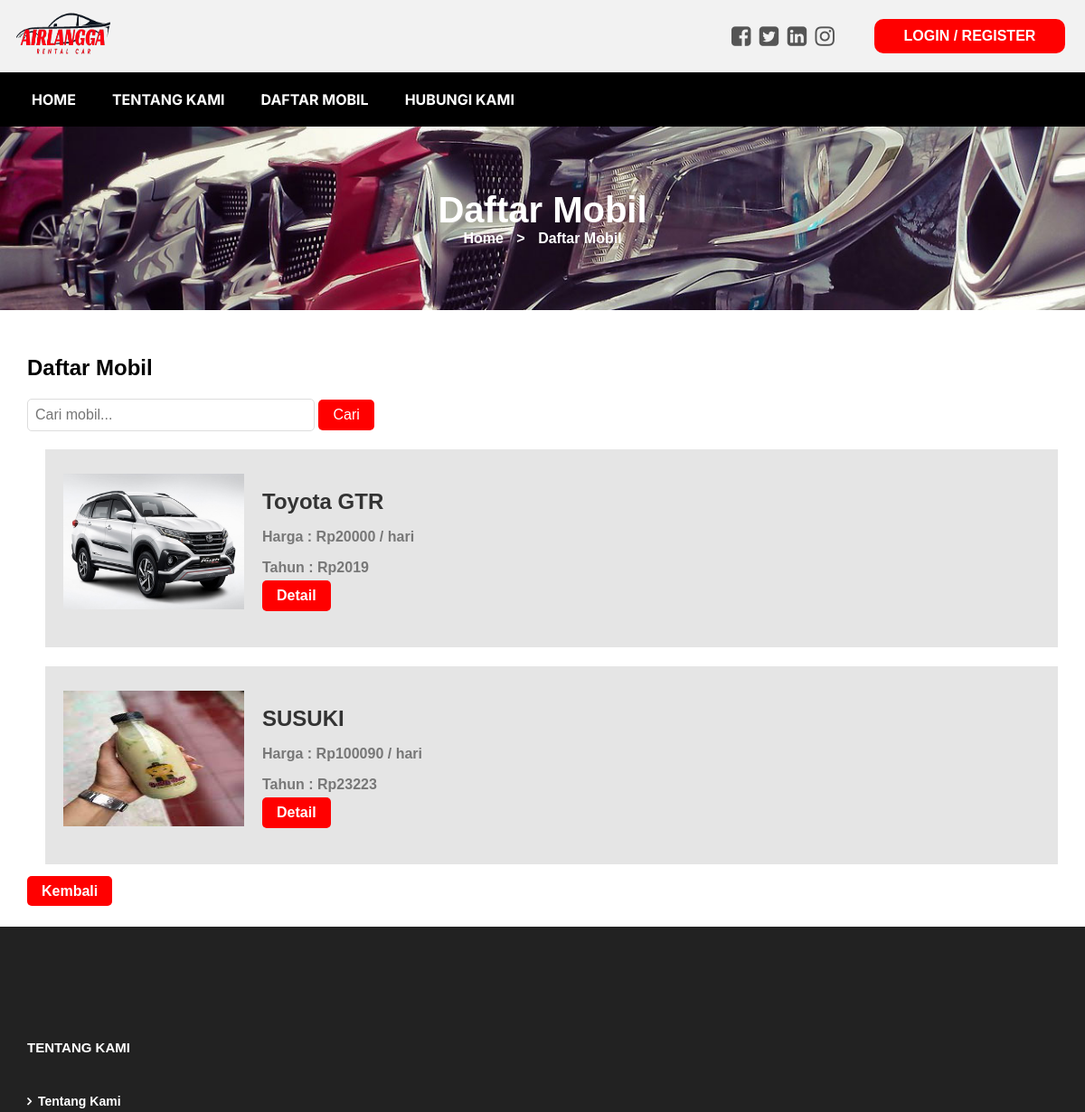
Before: /airlangga_rent/mobil/daftar_mobil.php (upper part) with the older database file.
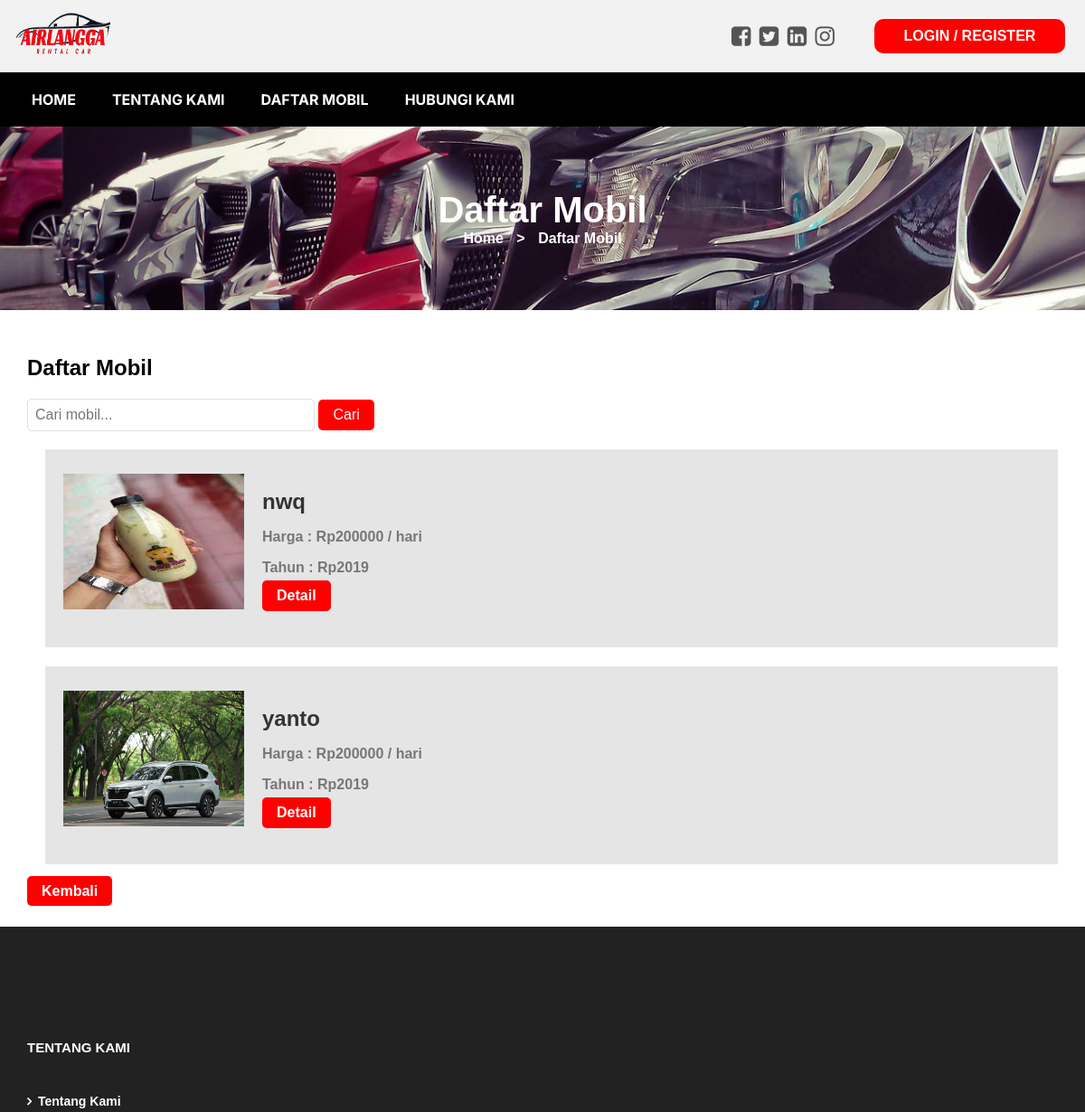
After: the same page with the newer database file.
### tables this page shows
CREATE TABLE `mobil` (
  `id_mobil` int(11) NOT NULL,
  `merk` varchar(255) NOT NULL,
  `no_plat` varchar(20) NOT NULL,
  `stok` int(11) NOT NULL,
  `kapasitas` int(11) NOT NULL,
  `tahun` int(11) NOT NULL,
  `harga` int(11) NOT NULL,
  `status` enum('Tersedia','Disewakan') NOT NULL DEFAULT 'Tersedia',
  `id_admin` int(11) DEFAULT NULL,
  `jenis_bahan_bakar` varchar(20) DEFAULT NULL,
  `foto_mobil` blob DEFAULT NULL
);

### airlangga_rent/mobil/daftar_mobil.php (the view, shortened to what this page needs)
<?php include '../template/header.php'; ?>
<?php include '../koneksi.php';
?>
<!DOCTYPE html>
<html lang="en">
<head>
    <link rel="stylesheet" href="https://cdnjs.cloudflare.com/ajax/libs/font-awesome/6.3.0/css/all.min.css">
</head>
<body>
<section class="page-header contactus_page">
  <div class="container">
    <div class="page-header_wrap">
      <div class="page-heading">
        <h1>Daftar Mobil</h1>
      </div>
      <ul class="coustom-breadcrumb">
        <li><a href="../home/home.php" style="color: white;">Home</a></li>
        <li style="color: white;">></li>
        <li style="color: white;">Daftar Mobil</li>
      </ul>
    </div>
  </div>
</section>
<div class="container">
  <div class="search-form">
    <h2>Daftar Mobil</h2>
    <form action="#" method="GET">
        <input type="text" name="keyword" placeholder="Cari mobil...">
        <button type="submit">Cari</button>
    </form>
  </div>
  <?php
  $keyword = $_GET['keyword'] ?? '';
  $sql = "SELECT * FROM mobil WHERE merk LIKE '%$keyword%'";
  $result = $conn->query($sql);
  if ($result->num_rows > 0) {
    while ($row = $result->fetch_assoc()) {
      $idMobil = $row["id_mobil"];
      $merk = $row["merk"];
      $harga = $row["harga"];
      $tahun = $row["tahun"];
      $fotoMobil = $row["foto_mobil"];
      echo "<div class='car-container'>";
      echo "    <div class='car-image'>";
      echo "        <img src='$fotoMobil' alt='Foto Mobil' width='200' height='150'>";
      echo "    </div>";
      echo "    <div class='car-details'>";
      echo "        <h3>$merk</h3>";
      echo "        <p>Harga : Rp$harga / hari</p>";
      echo "        <p>Tahun : Rp$tahun</p>";
      echo "        <a href='detail_mobil.php?id_mobil=$idMobil'>Detail</a>";
      echo "    </div>";
      echo "</div>";
      echo "<hr>";
    }
  } else {
    echo "Tidak ada mobil yang ditemukan.";
  }
  ?>
  <a href="daftar_mobil.php"  class="btn-kembali">Kembali</a>
</div>
<?php include '../template/footer.php'; ?>

### airlangga_rent/template/header.php (shortened to what this page needs)
<!DOCTYPE html>
<html lang="en">
<head>
  <link rel="stylesheet" href="https://cdnjs.cloudflare.com/ajax/libs/font-awesome/6.3.0/css/all.min.css">
  <link rel="stylesheet" href="https://cdnjs.cloudflare.com/ajax/libs/font-awesome/5.15.3/css/all.min.css">
</head>
<body>
  <header class="header">
    <div class="logoHeader">
      <img src="../template/oke_logo.png" alt="Foto Logo">
    </div>
    <div class="social-follow">
      <ul>
        <li><a href="#"><i class="fa fa-facebook-square" aria-hidden="true"></i></a></li>
        <li><a href="#"><i class="fa fa-twitter-square" aria-hidden="true"></i></a></li>
        <li><a href="#"><i class="fa fa-linkedin-square" aria-hidden="true"></i></a></li>
        <li><a href="#"><i class="fa fa-instagram" aria-hidden="true"></i></a></li>
      </ul>
    </div>
    <?php if(isset($_SESSION['username'])) { ?>
      <a class="login-register-button" href="../login/logout.php">LOGOUT</a>
    <?php } else { ?>
      <a class="login-register-button" href="../login/login.php">LOGIN / REGISTER</a>
    <?php } ?>
  </header>
  <div class="navHeader">
    <li><a href="../home/home.php">HOME</a></li>
    <li><a href="../home/tentang_kami.php">TENTANG KAMI</a></li>
    <li><a href="../mobil/daftar_mobil.php">DAFTAR MOBIL</a></li>
    <li><a href="../home/hubungi_kami.php">HUBUNGI KAMI</a></li>
  </div>
</body>
</html>

### airlangga_rent/template/footer.php (shortened to what this page needs)
<!DOCTYPE html>
<html lang="en">
<head>
    <link rel="stylesheet" href="https://cdnjs.cloudflare.com/ajax/libs/font-awesome/4.7.0/css/font-awesome.min.css">
</head>
<footer>
  <div class="footer-top">
    <div class="container">
      <div class="row">
        <div class="col-md-6">
          <h6>Tentang Kami</h6>
          <ul>
            <li><a href="../home/tentang_kami.php?">Tentang Kami</a></li>
          </ul>
        </div>
      </div>
    </div>
  </div>
</footer>

### airlangga_rent/template/header.php (style rules this page uses)
html, body { height: 100vh; width: 100vw; margin: 0; padding: 0; }
.logoHeader { align-items: center; padding-right: 250px; }
.navHeader { height: 50px; width: 100%; background-color: black; display: flex; flex-direction: row; padding: 5px 0px; align-items: center; }
.navHeader li { list-style-type: none; padding: 5px; }
.navHeader li a { color: #FFFFFF; padding-inline-start: 30px; text-decoration: none; font-family: inter; }
.header { display: flex; align-items: center; justify-content: space-between; padding: 10px; background-color: #f2f2f2; }
.logoHeader img { width: 120px; height: 56px; }
.social-follow { display: inline-block; margin-left: 400px; margin-top: 0; vertical-align: middle; }
.social-follow ul { padding: 0px; margin: 0px; }
.social-follow ul li { display: inline-block; vertical-align: middle; list-style: none; margin: 0px; }
.social-follow ul li a { display: block; font-size: 25px; color: #555; transition: color 0.3s ease; }
.social-follow li i { margin-right: 5px; }
.login-register-button { background-color: #FF0000; color: #fff; border-radius: 10px; padding: 10px 20px; width: 171px; text-align: center; font-size: 16px; margin-left: 10px; margin-right: 12px; text-decoration: none; }

### airlangga_rent/mobil/daftar_mobil.php (style rules this page uses)
.page-header { background-image: url("daftarmobil.jpg"); background-repeat: no-repeat; background-size: cover; border: 0 none; margin: 0 auto; padding: 0; position: relative; }
.page-header_wrap { padding:60px 0; position:relative; text-align:center; }
.page-heading { z-index:1; position:relative; }
.page-heading h1 { font-size: 40px; color: #ffffff; margin: 0 auto; }
.page-heading h2, .page-heading h1 { font-size:40px; color: #ffffff; margin: 0 auto; }
.coustom-breadcrumb { list-style: none; padding: 0; margin: 0; text-align: center; }
.coustom-breadcrumb li { display: inline-block; margin: 0 5px; }
.coustom-breadcrumb li a { text-decoration: none; color: #fff !important; font-weight: bold; }
.coustom-breadcrumb li::after { display: inline-block; margin: 0 5px; color: #fff; font-size: 20px; }
.coustom-breadcrumb li:last-child::after { content: none; }
.search-form { margin-top:20px; margin-bottom: 20px; }
.search-form input[type="text"] { width: 300px; padding: 8px; font-size: 16px; border: 1px solid #ddd; border-radius: 5px; }
.search-form button { padding: 8px 16px; font-size: 16px; background-color: red; color: white; border: none; border-radius: 5px; cursor: pointer; text-decoration: none; transition: background-color 0.3s ease; }
.btn-kembali { padding: 8px 16px; font-size: 16px; margin-bottom: 20px; margin-top: 140px; background-color: red; color: white; border: none; border-radius: 5px; cursor: pointer; text-decoration: none; transition: background-color 0.3s ease; }
.search-form h2 { color: black; }
.car-image { margin-right: 20px; }
.car-image img { width: 200px; height: 150px; }
.car-container { background-color: #e5e5e5; padding: 20px; margin-bottom: 20px; transition: transform 0.3s ease; cursor: pointer; display: flex; align-items: center; margin-left: 20px; }
.car-image { margin-right: 0; margin-bottom: 10px; }
.car-container h3 { font-size: 24px; color: #333; margin-bottom: 10px; margin-left: 20px; }
.car-container p { font-size: 16px; color: #777; margin-bottom: 5px; margin-left: 20px; }
.car-container a { display: inline-block; background-color: red; color: white; border: none; border-radius: 5px; padding: 8px 16px; font-size: 16px; text-decoration: none; transition: background-color 0.3s ease; margin-left: 20px; margin-bottom: 20px; }
.container { margin-bottom: 20px; padding: 10px 10px 10px 10px; margin-left: 20px; margin-right: 20px; }
hr { border: none; height: 1px; background-color: transparent; margin-bottom: 0; }

### airlangga_rent/template/footer.php (style rules this page uses)
body, h1, h2, h3, h4, h5, h6, p, a, ul, li { font-family: Arial, sans-serif; font-weight: bold; }
.footer-top { background: #222222 none repeat scroll 0 0; color: #9d9d9d; padding: 80px 0; }
.footer-top h6 { color: #ffffff; font-size:15px; text-transform:uppercase; margin-bottom: 40px; }
.footer-top ul { overflow: hidden; padding: 0; }
.footer-top ul li { font-size: 14px; line-height: 23px; list-style: outside none none; margin-bottom: 16px; padding-left: 12px; position: relative; }
.footer-top ul li a::after { content: ""; font-family: fontawesome; left: 0; position: absolute; vertical-align: middle; }
.footer-top ul li a { color: #fff; text-decoration: none; }
.container { margin-bottom: 20px; padding: 10px 10px 10px 10px; margin-left: 20px; margin-right: 20px; }

Changed rows visible on the page:
removed mobil: foto_mobil (picture), merk "Toyota GTR", harga "20000", tahun "2019"
changed mobil: merk "SUSUKI" → "nwq"; harga "100090" → "200000"; tahun "23223" → "2019"
added mobil: foto_mobil (picture), merk "yanto", harga "200000", tahun "2019"
